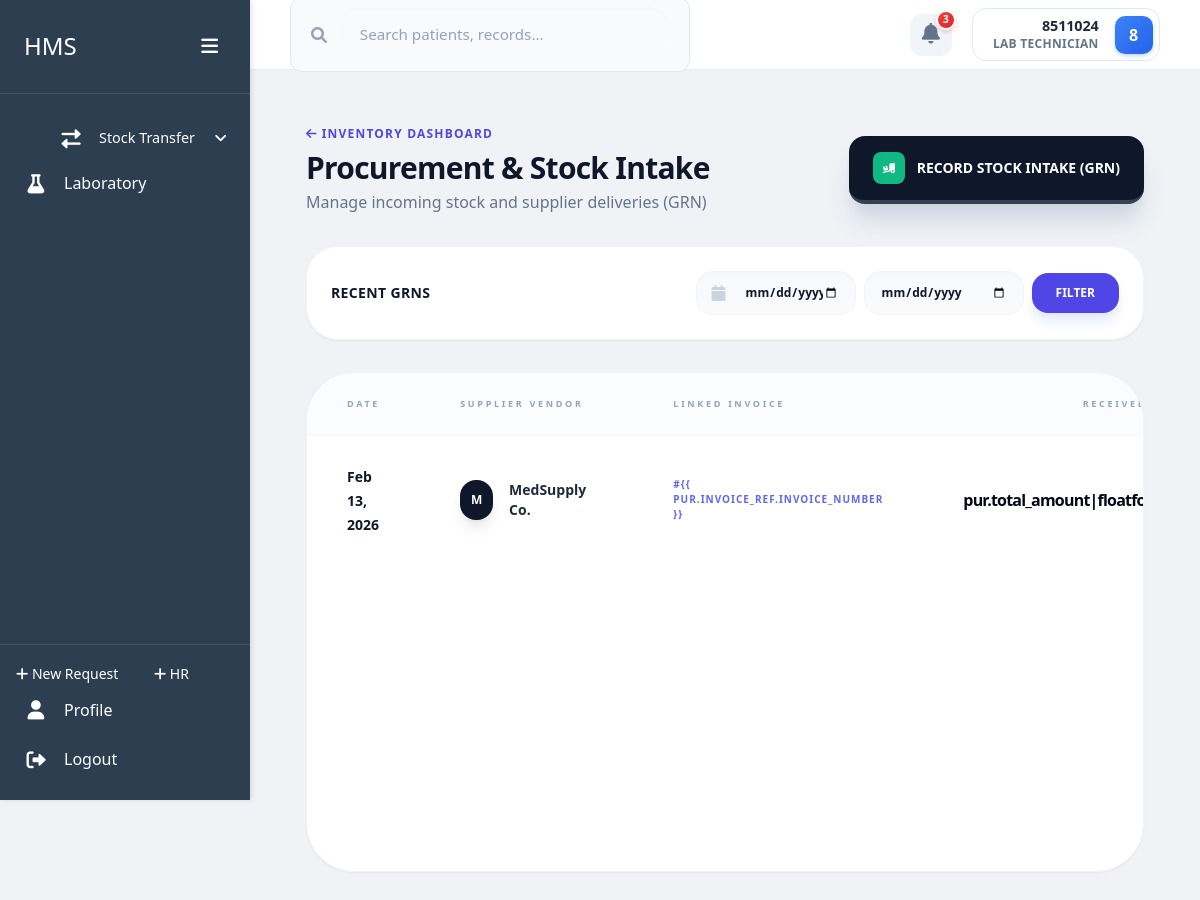
The app's page /inventory/procurement/ (signed in), older data.
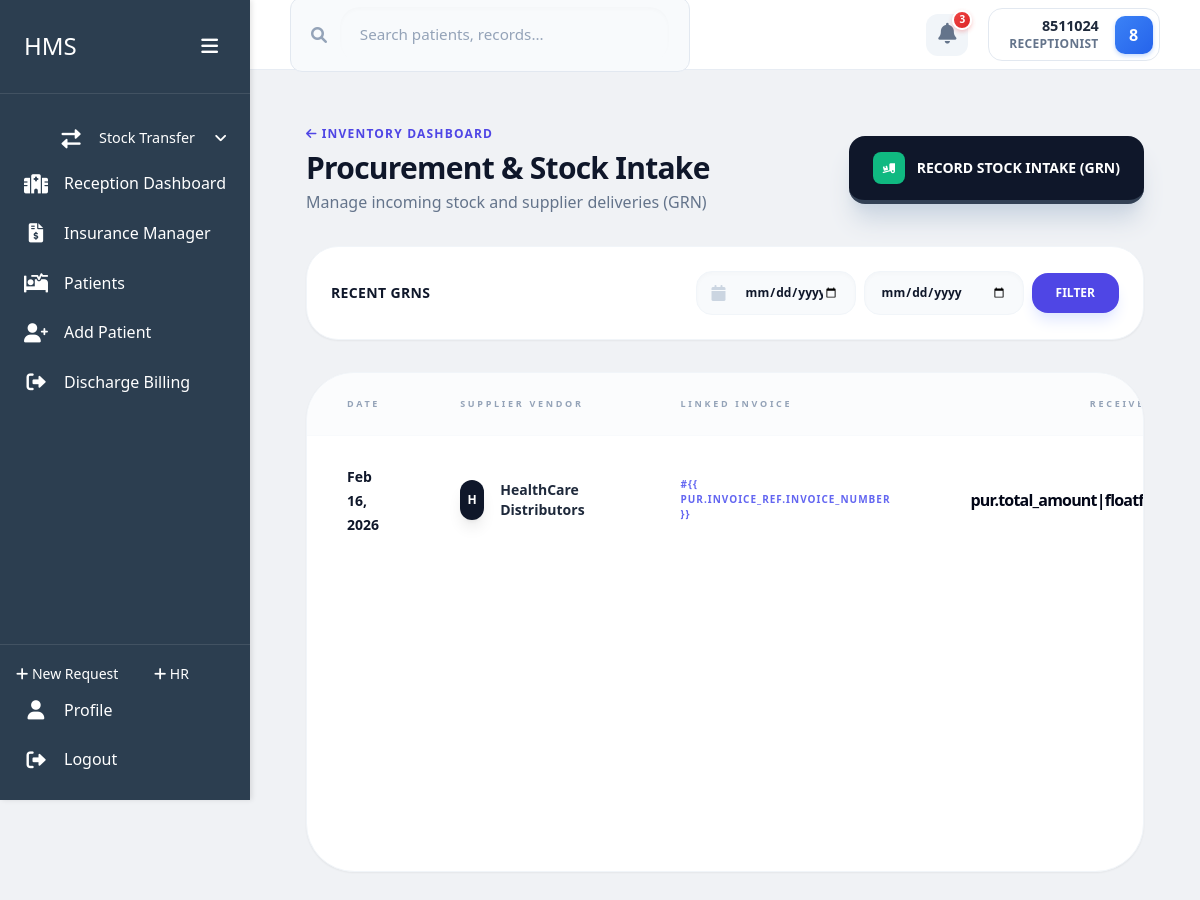
The same page, newer data.
### users/models.py (models this page shows, shortened)
class User(AbstractBaseUser, PermissionsMixin):
    roles = [
        ('Admin', 'Admin'),
        ('Receptionist', 'Receptionist'),
        ('Doctor', 'Doctor'),
        ('Nurse', 'Nurse'),
        ('Pharmacist', 'Pharmacist'),
        ('Lab Technician', 'Lab Technician'),
        ('Accountant', 'Accountant'),
        ('Triage Nurse', 'Triage Nurse'),
        ('Radiographer', 'Radiographer'),
        ('Procurement Officer', 'Procurement Officer'),
        ('SHA Manager', 'SHA Manager'),
    ]
    id_number = models.CharField(max_length=20, unique=True)
    first_name = models.CharField(max_length=50, blank=True, null=True)
    last_name = models.CharField(max_length=50, blank=True, null=True)
    phone = models.CharField(max_length=15, blank=True, null=True)
    role = models.CharField(max_length=20, choices=roles)
    is_staff = models.BooleanField(default=False)
    is_active = models.BooleanField(default=True)
    date_joined = models.DateTimeField(default=timezone.now)
    USERNAME_FIELD = 'id_number'
    REQUIRED_FIELDS = []
    objects = CustomUserManager()
    @property
    def username(self):
        return f"{self.first_name} {self.last_name}".strip() if self.first_name or self.last_name else self.id_number
    def get_full_name(self):
        return self.username

### accounts/models.py (models this page shows, shortened)
class InventoryPurchase(models.Model):
    date = models.DateField(default=timezone.now)
    supplier = models.ForeignKey('inventory.Supplier', on_delete=models.CASCADE, related_name='purchases')
    invoice_ref = models.ForeignKey(SupplierInvoice, on_delete=models.SET_NULL, null=True, blank=True, related_name='grns')
    total_amount = models.DecimalField(max_digits=12, decimal_places=2, help_text="Total value of items received")
    notes = models.TextField(blank=True, null=True)
    recorded_by = models.ForeignKey('users.User', on_delete=models.SET_NULL, null=True)
    created_at = models.DateTimeField(auto_now_add=True)
    class Meta:
        verbose_name = "Goods Received Note"
        verbose_name_plural = "Goods Received Notes"
        ordering = ['-date', '-created_at']

### inventory/models.py (models this page shows)
class Supplier(models.Model):
    name = models.CharField(max_length=200)
    contact_person = models.CharField(max_length=200, blank=True, null=True)
    phone = models.CharField(max_length=20, blank=True, null=True)
    email = models.EmailField(blank=True, null=True)
    address = models.TextField(blank=True, null=True)
    def __str__(self):
        return self.name

### inventory/views.py (the view)
# urls.py: path('procurement/', views.procurement_dashboard, name='procurement_dashboard'),
@login_required
def procurement_dashboard(request):
    from datetime import datetime
    from accounts.models import InventoryPurchase, SupplierInvoice
    from_date = request.GET.get('from_date')
    to_date = request.GET.get('to_date')
    purchases = InventoryPurchase.objects.all().select_related('supplier', 'invoice_ref', 'recorded_by').order_by('-date')
    if from_date:
        purchases = purchases.filter(date__gte=from_date)
    if to_date:
        purchases = purchases.filter(date__lte=to_date)
    from .forms import InventoryPurchaseForm
    context = {
        'purchases': purchases,
        'from_date': from_date,
        'to_date': to_date,
        'purchase_form': InventoryPurchaseForm(),
    }
    return render(request, 'inventory/procurement_dashboard.html', context)

### inventory/forms.py
class InventoryPurchaseForm(forms.ModelForm):
    invoice_number = forms.CharField(
        max_length=100,
        required=True,
        widget=forms.TextInput(attrs={'class': 'form-control', 'placeholder': 'e.g. INV-001'}),
        help_text='Supplier invoice number for this delivery',
    )
    class Meta:
        from accounts.models import InventoryPurchase
        model = InventoryPurchase
        fields = ['date', 'supplier', 'total_amount', 'notes']
        widgets = {
            'date': forms.DateInput(attrs={'type': 'date', 'class': 'form-control'}),
            'supplier': forms.Select(attrs={'class': 'form-control'}),
            'total_amount': forms.NumberInput(attrs={'class': 'form-control', 'step': '0.01'}),
            'notes': forms.Textarea(attrs={'class': 'form-control', 'rows': 2}),
        }

### inventory/templates/inventory/procurement_dashboard.html (shortened to what the changed rows need)
{% extends 'users/dashboard_base.html' %}
{% load static %}
{% block content %}
    <div class="p-6 space-y-8 max-w-[1600px] mx-auto min-h-screen">
        <div class="flex flex-col md:flex-row justify-between items-start md:items-center gap-6 relative z-30">
            <div>
                <h1 class="text-3xl font-black text-slate-900 tracking-tight text-left">Procurement & Stock Intake</h1>
            </div>
        </div>
        <div class="bg-white border border-slate-100 rounded-[3rem] shadow-sm overflow-hidden min-h-[500px] relative z-20">
            <div class="overflow-x-auto text-left">
                <table class="w-full text-left border-collapse">
                    <thead>
                        <tr class="text-[9px] font-black text-slate-400 uppercase tracking-[0.3em] border-b border-slate-50 bg-slate-50/50">
                            <th class="px-10 py-6">Date</th>
                            <th class="px-10 py-6">Supplier Vendor</th>
                            <th class="px-10 py-6">Linked Invoice</th>
                            <th class="px-10 py-6 text-right">Received Value</th>
                        </tr>
                    </thead>
                    <tbody class="divide-y divide-slate-50">
                        {% for pur in purchases %}
                            <tr class="group hover:bg-slate-50/80 transition-all text-left cursor-pointer" onclick="window.location.href='{% url 'inventory:add_grn_item' grn_id=pur.id %}'">
                                <td class="px-10 py-7">
                                    <span class="text-sm font-black text-slate-900">{{ pur.date|date:"M d, Y" }}</span>
                                </td>
                                <td class="px-10 py-7 text-left">
                                    <div class="flex items-center gap-4">
                                        <div class="w-10 h-10 rounded-2xl bg-slate-900 text-white flex items-center justify-center text-xs font-black shadow-lg">{{ pur.supplier.name|slice:":1"|upper }}</div>
                                        <span class="text-sm font-black text-slate-800 text-left">{{ pur.supplier.name }}</span>
                                    </div>
                                </td>
                                <td class="px-10 py-7 text-left">
                                    <div class="flex flex-col text-left gap-1">
                                        {% if pur.invoice_ref %}
                                            <span class="text-[10px] font-black text-indigo-500 uppercase tracking-widest">#{{
                                            pur.invoice_ref.invoice_number }}</span>
                                        {% else %}
                                            <span class="px-3 py-0.5 bg-slate-100 text-slate-400 text-[8px] font-black rounded-lg border border-slate-200 self-start uppercase tracking-widest">UNLINKED</span>
                                        {% endif %}
                                    </div>
                                </td>
                                <td class="px-10 py-7 text-right">
                                    <span class="text-base font-black text-slate-950 tracking-tighter">KES {{
                                    pur.total_amount|floatformat:2 }}</span>
                                </td>
                            </tr>
                        {% endfor %}
                    </tbody>
                </table>
            </div>
        </div>
    </div>
{% endblock %}

### users/templates/users/dashboard_base.html (shortened to what the changed rows need)
{% load static %}
<!DOCTYPE html>
<html lang="en">
    <head>
        <link rel="stylesheet" href="{% static 'users/css/dashboard.css' %}">
        <link rel="stylesheet" href="{% static 'users/vendor/fontawesome/css/all.min.css' %}">
        <link rel="stylesheet" href="{% static 'users/css/tailwind.css' %}">
    </head>
    <body>
        <div class="dashboard-container">
            <div class="sidebar" id="sidebar">
                <div class="sidebar-header">
                    <h2>HMS</h2>
                </div>
                <div class="sidebar-menu">
                    {% if user.role == 'Admin' or user.role == 'Receptionist' %}
                        <a href="{% url 'home:reception_dashboard' %}" class="menu-item {% if request.resolver_match.url_name == 'reception_dashboard' %}active{% endif %}">
                            <i class="fas fa-hospital"></i>
                            <span>Reception Dashboard</span>
                        </a>
                        <a href="{% url 'accounts:insurance_manager' %}" class="menu-item {% if request.resolver_match.url_name == 'insurance_manager' %}active{% endif %}">
                            <i class="fas fa-file-invoice-dollar"></i>
                            <span>Insurance Manager</span>
                        </a>
                        <a href="{% url 'home:patient_list' %}" class="menu-item {% if request.resolver_match.url_name == 'patient_list' %}active{% endif %}">
                            <i class="fas fa-procedures"></i>
                            <span>Patients</span>
                        </a>
                        <a href="{% url 'home:patient_create' %}" class="menu-item {% if request.resolver_match.url_name == 'patient_create' %}active{% endif %}">
                            <i class="fas fa-user-plus"></i>
                            <span>Add Patient</span>
                        </a>
                        <a href="{% url 'accounts:discharge_dashboard' %}" class="menu-item {% if request.resolver_match.url_name == 'discharge_dashboard' %}active{% endif %}">
                            <i class="fas fa-sign-out-alt"></i>
                            <span>Discharge Billing</span>
                        </a>
                    {% endif %}
                    {% if user.role == 'Radiographer' or user.role == 'Lab Technician' %}
                        <a href="{% url 'lab:radiology_dashboard' %}" class="menu-item {% if request.resolver_match.namespace == 'lab' %}active{% endif %}">
                            <i class="fas fa-flask"></i>
                            <span>Laboratory</span>
                        </a>
                    {% endif %}
                </div>
            </div>
            <div class="main-content" id="mainContent">
                <header class="top-bar">
                    <div class="user-nav">
                        <div class="user-profile-nav">
                            <div class="user-details">
                                <span class="user-id">{{ user.get_full_name }}</span>
                                <span class="user-role">{{ user.get_role_display }}</span>
                            </div>
                            <div class="user-avatar-sm">{{ user.get_full_name|slice:":1"|upper }}</div>
                        </div>
                    </div>
                </header>
                <main>
                    {% block content %}{% endblock %}
                </main>
            </div>
        </div>
    </body>
</html>

Row changes from the older to the newer data that the page shows:
removed InventoryPurchase: date "Feb 13, 2026", supplier.name "M", supplier.name "MedSupply Co.", shows "#{{ PUR.INVOICE_REF.INVOICE_NUMBER }}"
changed User: role "LAB TECHNICIAN" → "RECEPTIONIST"
added InventoryPurchase: date "Feb 16, 2026", supplier.name "H", supplier.name "HealthCare Distributors", shows "#{{ PUR.INVOICE_REF.INVOICE_NUMBER }}"
Text that changed along with them:
text no longer shown: "Laboratory"
text now shown: "Reception Dashboard Insurance Manager Patients Add Patient Discharge Billing"
